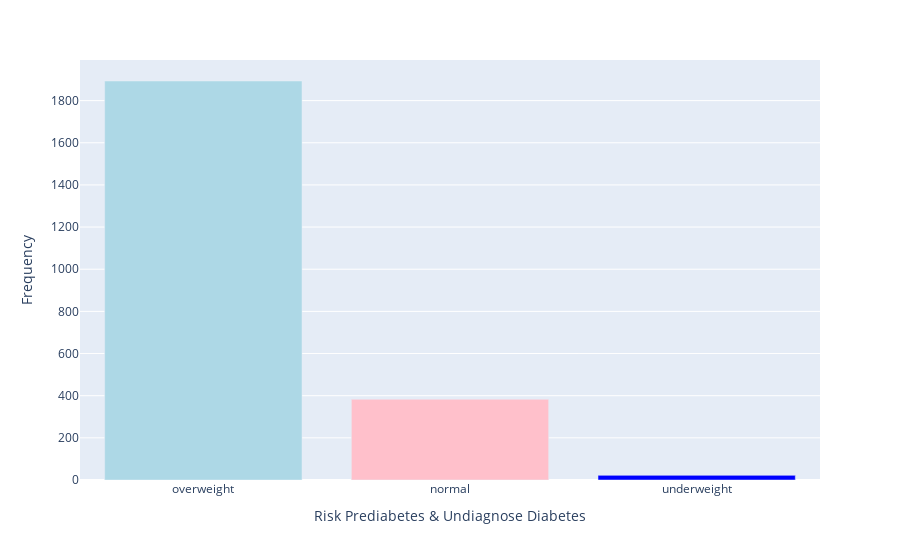

Source (notebook cell):
### Code cell
import plotly.express as px
barplot = df[df['case2_diabet']=='prediabet/undiag']['weight_stat'].value_counts()
fig = px.bar(x=barplot.index, y=[barplot.values], 
             color=["lightblue","pink",  "blue"], 
             color_discrete_map="identity",
             labels={"value": "Frequency",
                     "x": "Risk Prediabetes & Undiagnose Diabetes",},
             #title="Risk Prediabetes & Undiagnose Diabtes",
            )
fig.layout.yaxis.tickformat 
fig.show()

### Figure 1 — Plotly figure (JSON) as saved in the notebook; plotly's stock layout.template omitted (floating-point values rounded to 4 significant figures)
{"data": [{"alignmentgroup": "True", "hovertemplate": "Risk Prediabetes & Undiagnose Diabetes=%{x}<br>Frequency=%{y}<extra></extra>", "legendgroup": "", "marker": {"color": "lightblue"}, "name": "", "offsetgroup": "", "orientation": "v", "showlegend": false, "textposition": "auto", "type": "bar", "x": ["overweight"], "xaxis": "x", "y": [1893], "yaxis": "y"}, {"alignmentgroup": "True", "hovertemplate": "Risk Prediabetes & Undiagnose Diabetes=%{x}<br>Frequency=%{y}<extra></extra>", "legendgroup": "", "marker": {"color": "pink"}, "name": "", "offsetgroup": "", "orientation": "v", "showlegend": false, "textposition": "auto", "type": "bar", "x": ["normal"], "xaxis": "x", "y": [383], "yaxis": "y"}, {"alignmentgroup": "True", "hovertemplate": "Risk Prediabetes & Undiagnose Diabetes=%{x}<br>Frequency=%{y}<extra></extra>", "legendgroup": "", "marker": {"color": "blue"}, "name": "", "offsetgroup": "", "orientation": "v", "showlegend": false, "textposition": "auto", "type": "bar", "x": ["underweight"], "xaxis": "x", "y": [22], "yaxis": "y"}], "layout": {"barmode": "relative", "legend": {"tracegroupgap": 0}, "margin": {"t": 60}, "xaxis": {"anchor": "y", "domain": [0, 1], "title": {"text": "Risk Prediabetes & Undiagnose Diabetes"}}, "yaxis": {"anchor": "x", "domain": [0, 1], "title": {"text": "Frequency"}}}}
